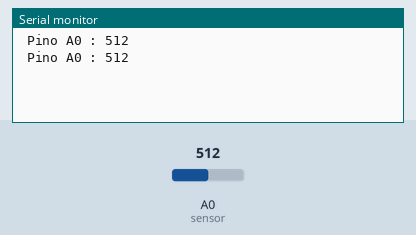
The sketch below on a simulated Arduino Uno, built with avr-gcc and run on an emulated ATmega328P. Parts: the last lines printed to the serial monitor. The test bench sets the inputs (shaded band); at power-on: A0 (sensor) = 512.

Above: at 2.8 s.
2.9 s: A0 (sensor) set to 716
At 4.5 s:
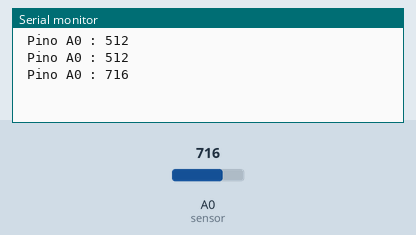
5.6 s: A0 (sensor) set to 900
At 7.2 s:
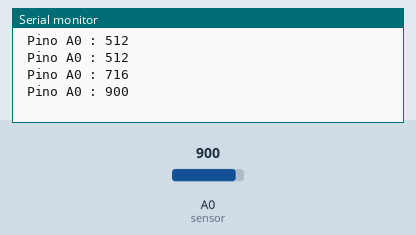
Timing chart, 0 to 8.7 s (numbered marks = the images above; inputs shaded):
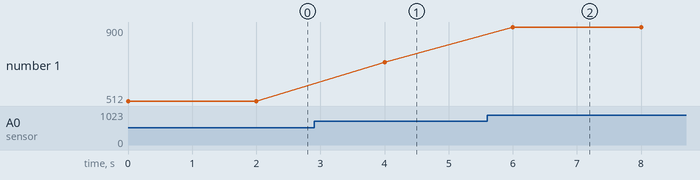

The sketch:

gas.ino
```cpp
int sensor = A0;
int nivel_sensor = 560;
int total=0;
int contador=0;
void setup()
{
  Serial.begin(9600);
  pinMode(sensor, INPUT);

}

void loop()
{
  int valor_analogico = analogRead(sensor);
  //contador++;
  //total=total+valor_analogico;

  Serial.print(" Pino A0 : ");
  Serial.println(valor_analogico);
  //Serial.print(" Media: ");
  //Serial.println(total/contador);
  delay(2000);
}
```

Measured:
- after the input at 2.9 s, the serial monitor: prints a new line after 1.1 s (image 1)
- after the input at 5.6 s, the serial monitor: prints a new line after 0.40 s (image 2)
- plotted number 1: 512 → 716 after the input at 2.9 s, 716 → 900 after the input at 5.6 s
